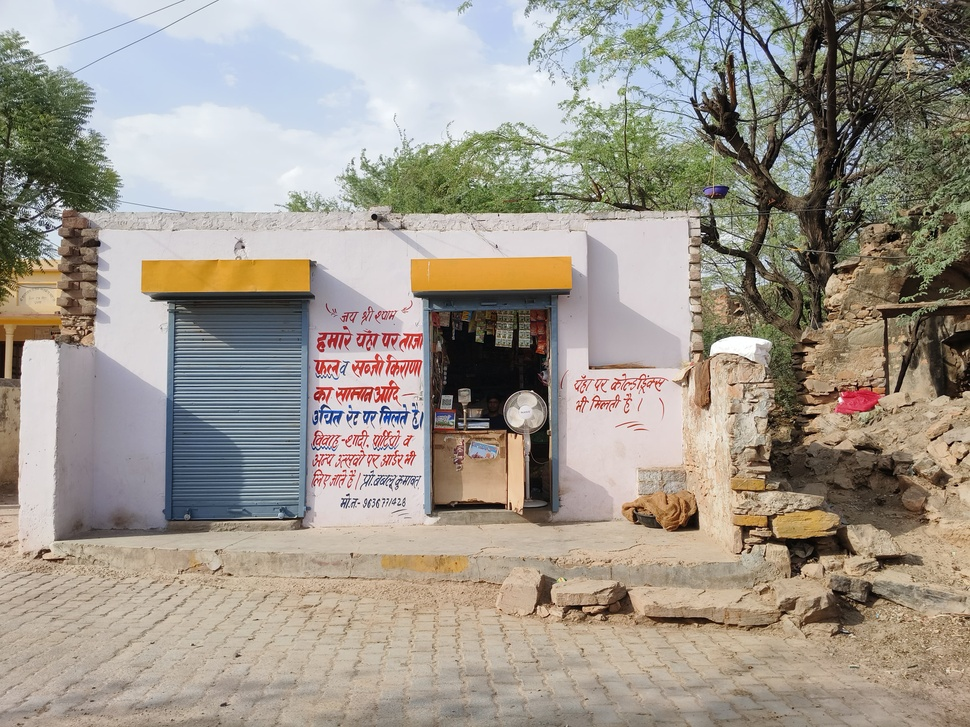
#> input picture image_filtering_process/_1.jpg, 970 x 727 px, shrunk from 4096 x 3072 before the run, found by its file name
$ python threshold_image.py
#> lines starting #> are read from the running program, lines starting #| are printed output that depends on the picture; after the words box and inside, x2 and y2 are one past the last pixel; in counts of white or black regions, pixels touching at a corner belong together
import cv2
image=cv2.imread("P:\openCV\image_filtering_process\_1.jpg", cv2.IMREAD_GRAYSCALE)
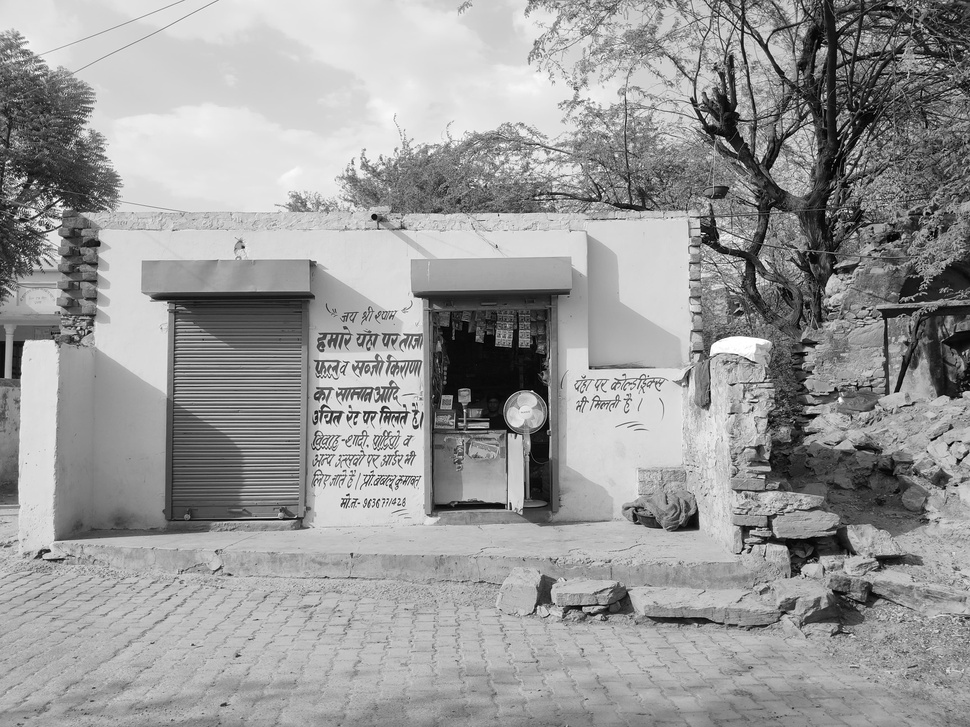
#> image: shape (727, 970); min 0, max 255, mean 153
ret, edges=cv2.threshold(image, 80, 255, cv2.THRESH_BINARY)
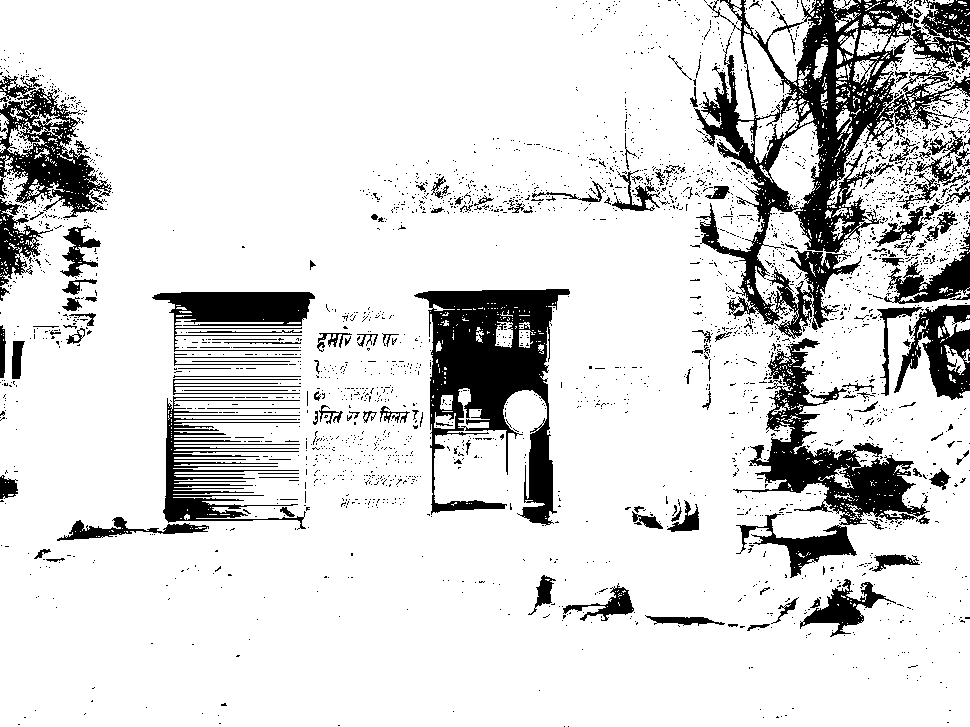
#> edges: shape (727, 970); 85.1% white; 2799 black regions (2641 under 20 px), largest, box (x1, y1, x2, y2) and area: (694, 0, 970, 339) 27028, (414, 289, 570, 526) 16376, (733, 338, 930, 525) 9875
cv2.imshow("original image", image)
cv2.imshow("thresh image", edges)
cv2.waitKey(0)
cv2.destroyAllWindows()
